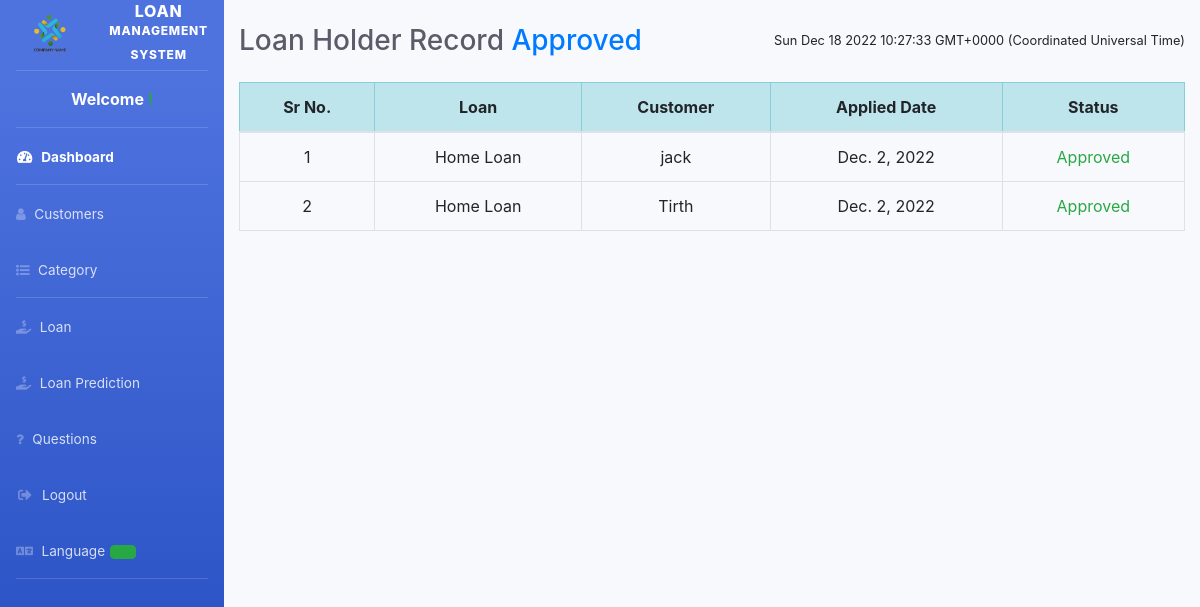
Screenshot of /admin-view-approved-loan-holder with the database file from the repository.
### loan/models.py (models this page shows, shortened)
class LoanRecord(models.Model):
    customer= models.ForeignKey(Customer, on_delete=models.CASCADE)
    Loan = models.ForeignKey(Loan, on_delete=models.CASCADE, null=True)
    status = models.CharField(max_length=100,default='Pending')
    creation_date =models.DateField(auto_now=True)

class Loan(models.Model):
    category = models.ForeignKey('Category', on_delete=models.CASCADE)
    loan_name = models.CharField(max_length=200)
    creation_date = models.DateField(auto_now=True)
    def __str__(self):
        return self.loan_name

### customer/models.py (models this page shows, shortened)
class Customer(models.Model):
    user=models.OneToOneField(User,on_delete=models.CASCADE)
    profile_pic= models.CharField(max_length=50)
    address = models.CharField(max_length=40)
    mobile = models.CharField(max_length=20,null=False)
    card_text = models.CharField(max_length=150)
    credit_score = models.CharField(max_length=3,null=False)
    asset_value = models.CharField(max_length=10,null=False)
    monthly_income = models.CharField(max_length=10,null=False)
    def __str__(self):
        return self.user.first_name

### loan/views.py (the view)
# urls.py: path('admin-view-approved-loan-holder', views.admin_view_approved_loan_holder_view,name='admin-view-approved-loan-holder'),
def admin_view_approved_loan_holder_view(request):
    loanrecords = models.LoanRecord.objects.all().filter(status='Approved')
    return render(request,'loan/admin_view_approved_loan_holder.html',{'loanrecords':loanrecords})

### templates/loan/admin_view_approved_loan_holder.html (shortened to what this page needs)
{% extends 'loan/adminbase.html' %}
{% block content %}
{%load static%}
<head>
  <link href="http://netdna.bootstrapcdn.com/bootstrap/4.0.0-beta/css/bootstrap.min.css" rel="stylesheet">
    <link rel="stylesheet" href="https://maxcdn.bootstrapcdn.com/bootstrap/4.4.1/css/bootstrap.min.css">
    <link href="https://maxcdn.bootstrapcdn.com/font-awesome/4.3.0/css/font-awesome.min.css" rel="stylesheet">
</head>
<div class="container">
  <div class="panel panel-primary">
   <div class="d-sm-flex align-items-center justify-content-between mb-4 mt-4">
    <h1 class="h3 mb-0 text-gray-800">Loan Holder Record <span class="text-primary">Approved</span></h1>
    <span id='date-time' class="small"></span>
    </div>
    <table class="table table-hover table-bordered table-responsive-sm" id="dev-table">
      <thead class="table-info">
        <tr class="text-center">
        <th>Sr No.</th>
          <th>Loan</th>
          <th>Customer</th>
          <th> Applied Date</th>
          <th>Status</th>
        </tr>
      </thead>
      {% for t in loanrecords %}
      <tr class="text-center">
        <td> {{ forloop.counter }}</td>
        <td> {{t.Loan}}</td>
        <td> {{t.customer}}</td>
        <td>{{t.creation_date}}</td>
        <td class="text-success">{{t.status}}</td>
      </tr>
      {% endfor %}
    </table>
  </div>
</div>
{% endblock content %}

### rows the page displays
LoanRecord: Loan "Home Loan", customer "jack", creation_date "Dec. 2, 2022", status "Approved"
LoanRecord: Loan "Home Loan", customer "Tirth", creation_date "Dec. 2, 2022", status "Approved"
